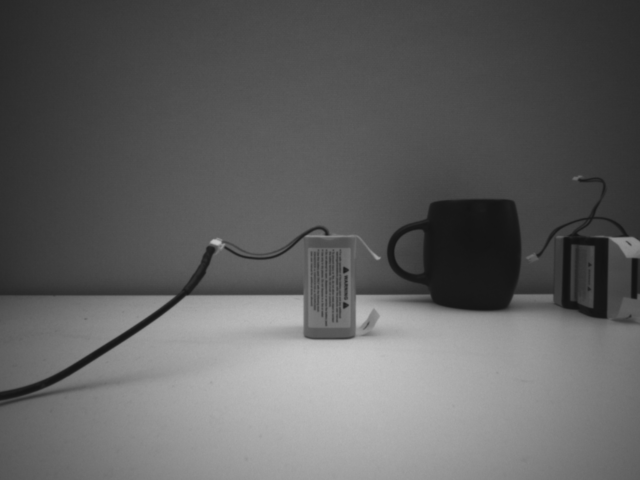
#> input picture intialPNGs/left1_Infrared.png, 640 x 480 px, found by its file name
$ python disparityTest1.py
#> lines starting #> are read from the running program, lines starting #| are printed output that depends on the picture
import numpy as np
import cv2
from matplotlib import pyplot as plt

imgL = cv2.imread('left1_Infrared.png', cv2.IMREAD_GRAYSCALE)
#> imgL is the input picture: shape (480, 640); min 17, max 198, mean 96.5
imgR = cv2.imread('right1_Infrared.png', cv2.IMREAD_GRAYSCALE)
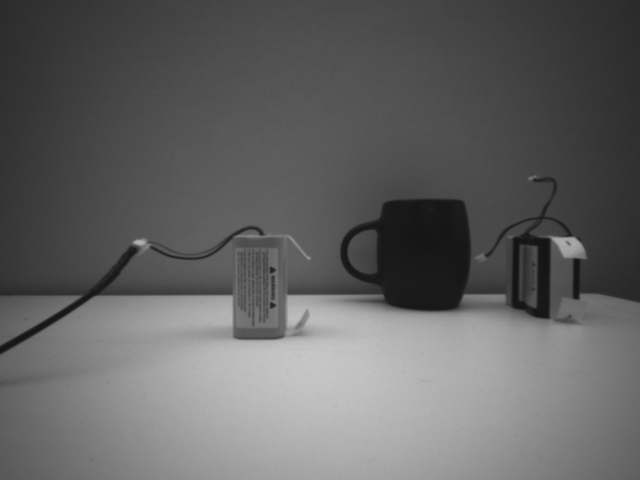
#> input picture intialPNGs/right1_Infrared.png, 640 x 480 px, found by its file name
#> imgR is the input picture: shape (480, 640); min 19, max 201, mean 98.4

imgL = cv2.resize(imgL, (0,0), None, 0.5, 0.5)
#> imgL: shape (240, 320)
imgR = cv2.resize(imgR, (0, 0), None, 0.5, 0.5)
#> imgR: shape (240, 320)

stereo = cv2.StereoBM_create(numDisparities=16, blockSize=15)
disparity = stereo.compute(imgL,imgR)
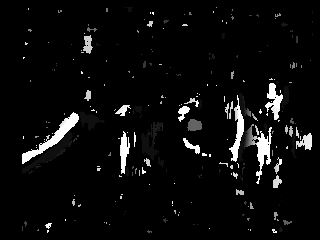
#> disparity: shape (240, 320) int16; min -16, max 240, mean -4; drawn with min black and max white

plt.imshow(disparity,'gray')
plt.show()
